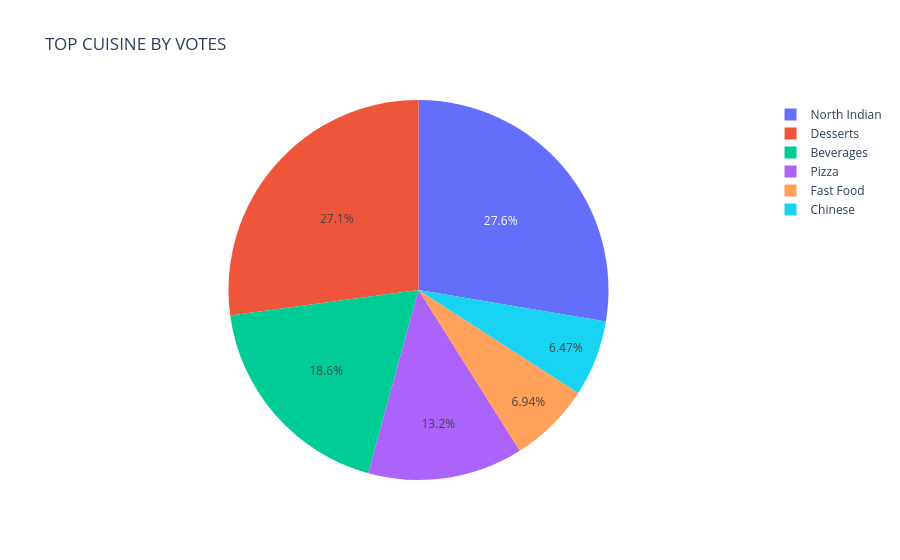

Notebook cell for this chart:
### Code cell
px.pie(values=df.loc[this,"Votes"],names=df.loc[this,"Cuisine "],title="TOP CUISINE BY VOTES")

### Figure 1 — Plotly figure (JSON) as saved in the notebook; plotly's stock layout.template omitted (floating-point values rounded to 4 significant figures)
{"data": [{"domain": {"x": [0, 1], "y": [0, 1]}, "hovertemplate": "label=%{label}<br>value=%{value}<extra></extra>", "labels": ["North Indian", "Desserts", "Beverages", "Desserts", "North Indian", "Pizza", "Fast Food", "Chinese", "Pizza", "Beverages"], "legendgroup": "", "name": "", "showlegend": true, "type": "pie", "values": [9750, 8613, 7931, 7586, 6753, 4459, 4142, 3862, 3431, 3177]}], "layout": {"legend": {"tracegroupgap": 0}, "title": {"text": "TOP CUISINE BY VOTES"}}}
